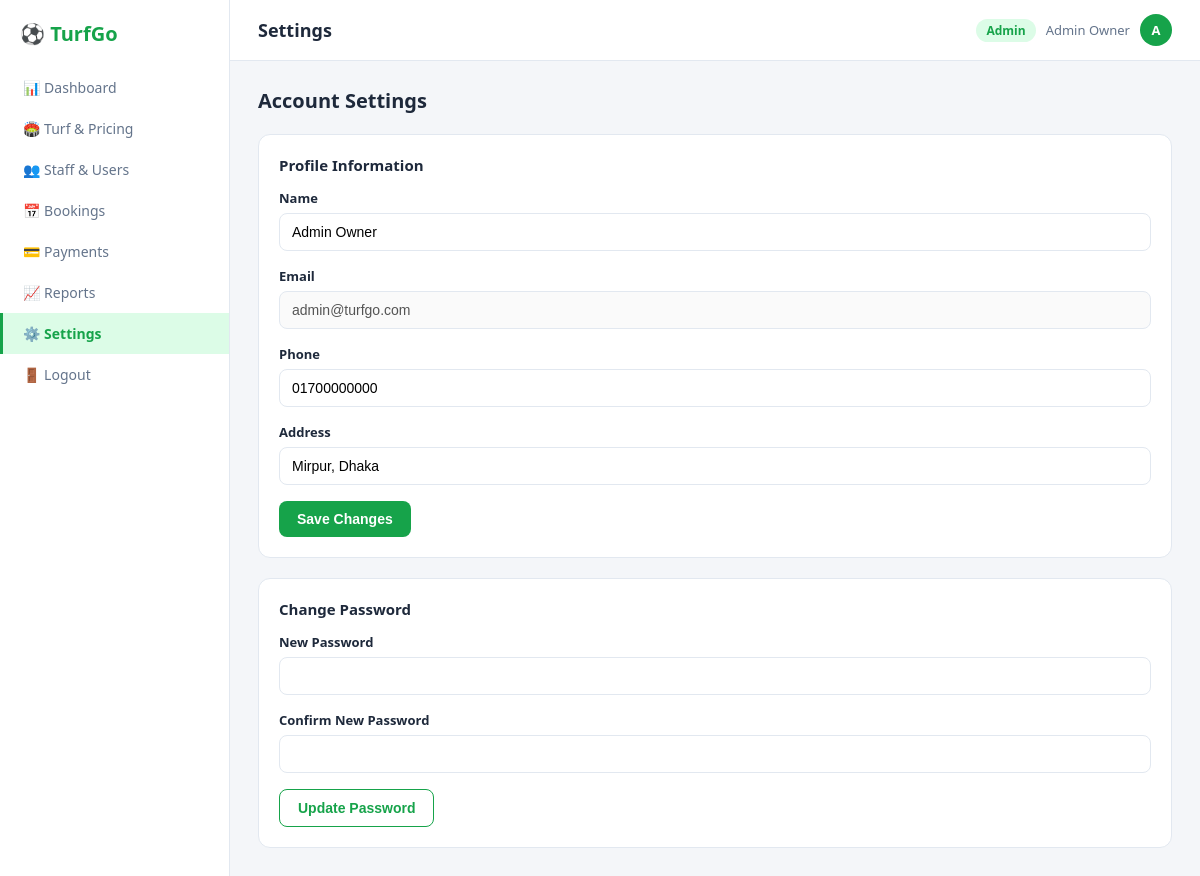
Screenshot of /admin/settings.php (signed in) with the database file from the repository.
### tables this page shows
CREATE TABLE users (
    id INT AUTO_INCREMENT PRIMARY KEY,
    name VARCHAR(100) NOT NULL,
    email VARCHAR(100) NOT NULL UNIQUE,
    password VARCHAR(255) NOT NULL,
    phone VARCHAR(20),
    address VARCHAR(150),
    role ENUM('admin', 'manager', 'player') NOT NULL DEFAULT 'player',
    status ENUM('active', 'inactive') NOT NULL DEFAULT 'active',
    created_at TIMESTAMP DEFAULT CURRENT_TIMESTAMP
);

### includes/auth.php (called while the page is built, shortened)
<?php
function h($value) {
    return htmlspecialchars($value ?? "", ENT_QUOTES, "UTF-8");
}
?>

### admin/settings.php (the view, shortened to what this page needs)
<?php
require_once "../includes/auth.php";
$user_id = $_SESSION["user_id"];
$user_stmt = $conn->prepare("SELECT name, email, phone, address FROM users WHERE id = ?");
$user_stmt->bind_param("i", $user_id);
$user_stmt->execute();
$user = $user_stmt->get_result()->fetch_assoc();
include "../includes/head.php";
?>
<div class="page-header">
    <h1>Account Settings</h1>
</div>
<div class="card">
    <div class="card-title">Profile Information</div>
    <form method="POST" action="settings.php">
        <div class="form-group">
            <label>Name</label>
            <input type="text" name="name" value="<?php echo h($user['name']); ?>" required>
        </div>
        <div class="form-group">
            <label>Email</label>
            <input type="email" value="<?php echo h($user['email']); ?>" disabled>
        </div>
        <div class="form-group">
            <label>Phone</label>
            <input type="text" name="phone" value="<?php echo h($user['phone']); ?>">
        </div>
        <div class="form-group">
            <label>Address</label>
            <input type="text" name="address" value="<?php echo h($user['address']); ?>">
        </div>
        <button type="submit" name="update_profile" class="btn">Save Changes</button>
    </form>
</div>
<div class="card">
    <div class="card-title">Change Password</div>
    <form method="POST" action="settings.php">
        <div class="form-group">
            <label>New Password</label>
            <input type="password" name="new_password" required minlength="6">
        </div>
        <div class="form-group">
            <label>Confirm New Password</label>
            <input type="password" name="confirm_password" required minlength="6">
        </div>
        <button type="submit" name="change_password" class="btn btn-outline">Update Password</button>
    </form>
</div>
<?php include "../includes/foot.php"; ?>

### css/style.css (style rules this page uses)
* { margin: 0; padding: 0; box-sizing: border-box; }
:root { --primary: #16a34a; --primary-light: #dcfce7; --text-dark: #1e293b; --text-muted: #64748b; --border: #e2e8f0; --bg: #f4f6f9; --white: #ffffff; --danger: #dc2626; --warning: #d97706; --success: #16a34a; }
body { font-family: "Segoe UI", Arial, sans-serif; background: var(--bg); color: var(--text-dark); }
.form-group { margin-bottom: 16px; }
.form-group label { display: block; font-size: 13px; font-weight: 600; margin-bottom: 6px; color: var(--text-dark); }
.form-group input, .form-group select { width: 100%; padding: 10px 12px; border: 1px solid var(--border); border-radius: 8px; font-size: 14px; }
.btn { display: inline-block; border: none; cursor: pointer; border-radius: 8px; padding: 10px 18px; font-size: 14px; font-weight: 600; background: var(--primary); color: var(--white); }
.btn-outline { background: var(--white); color: var(--primary); border: 1px solid var(--primary); }
.page-header { display: flex; align-items: center; justify-content: space-between; margin-bottom: 20px; }
.page-header h1 { font-size: 20px; }
.card { background: var(--white); border: 1px solid var(--border); border-radius: 12px; padding: 20px; margin-bottom: 20px; }
.card-title { font-size: 15px; font-weight: 700; margin-bottom: 14px; }

### rows the page displays
users: name "Admin Owner", email "admin@turfgo.com", phone "01700000000", address "Mirpur, Dhaka"

### other values shown
$item['icon'] "📊"
$item['label'] "Dashboard"
$item['icon'] "🏟️"
$item['label'] "Turf & Pricing"
$item['icon'] "👥"
$item['label'] "Staff & Users"
$item['icon'] "📅"
$item['label'] "Bookings"
$item['icon'] "💳"
$item['label'] "Payments"
$item['icon'] "📈"
$item['label'] "Reports"
$item['icon'] "⚙️"
$item['label'] "Settings"
$page_title "Settings"
